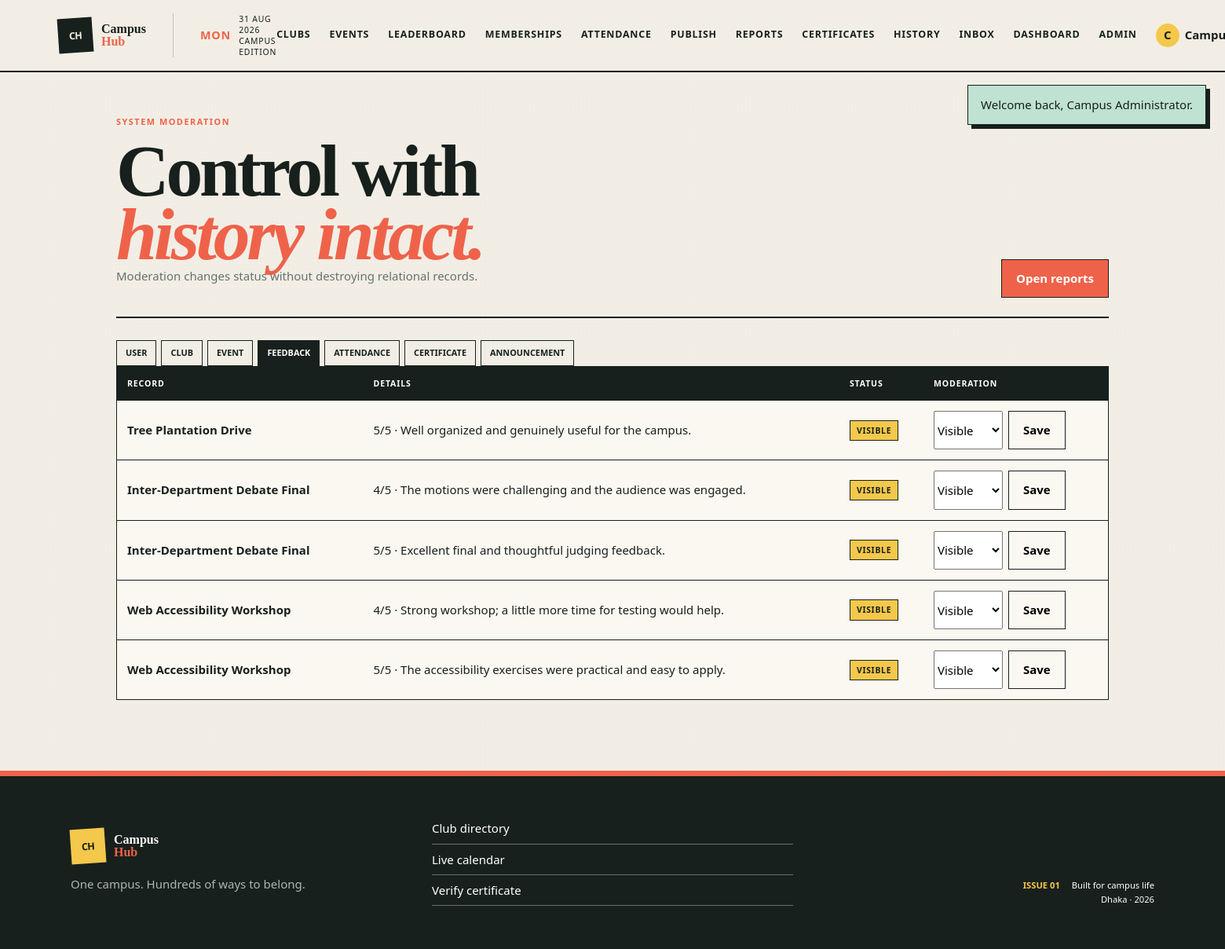
/admin.php?section=feedback (signed in), run on the app's committed database.
### tables this page shows
CREATE TABLE feedback (
  feedback_id BIGINT UNSIGNED AUTO_INCREMENT PRIMARY KEY,
  registration_id BIGINT UNSIGNED NOT NULL UNIQUE,
  rating TINYINT UNSIGNED NOT NULL,
  review_text TEXT NULL,
  submitted_at TIMESTAMP NOT NULL DEFAULT CURRENT_TIMESTAMP,
  status ENUM('Visible','Hidden','Reported') NOT NULL DEFAULT 'Visible',
  CONSTRAINT fk_feedback_registration FOREIGN KEY (registration_id) REFERENCES event_registration(registration_id) ON DELETE CASCADE,
  CONSTRAINT chk_feedback_rating CHECK (rating BETWEEN 1 AND 5)
);

CREATE TABLE events (
  event_id BIGINT UNSIGNED AUTO_INCREMENT PRIMARY KEY,
  club_id BIGINT UNSIGNED NOT NULL,
  created_by_user_id BIGINT UNSIGNED NOT NULL,
  title VARCHAR(180) NOT NULL,
  description TEXT NOT NULL,
  event_category VARCHAR(80) NOT NULL,
  event_date DATE NOT NULL,
  start_time TIME NOT NULL,
  end_time TIME NULL,
  venue VARCHAR(180) NOT NULL,
  maximum_participants INT UNSIGNED NOT NULL,
  registration_deadline DATE NULL,
  poster VARCHAR(255) NULL,
  status ENUM('Draft','Upcoming','Ongoing','Completed','Cancelled') NOT NULL DEFAULT 'Draft',
  created_at TIMESTAMP NOT NULL DEFAULT CURRENT_TIMESTAMP,
  updated_at TIMESTAMP NOT NULL DEFAULT CURRENT_TIMESTAMP ON UPDATE CURRENT_TIMESTAMP,
  CONSTRAINT fk_event_club FOREIGN KEY (club_id) REFERENCES clubs(club_id) ON DELETE CASCADE,
  CONSTRAINT fk_event_creator FOREIGN KEY (created_by_user_id) REFERENCES users(user_id),
  CONSTRAINT chk_event_capacity CHECK (maximum_participants > 0),
  CONSTRAINT chk_event_deadline CHECK (registration_deadline IS NULL OR registration_deadline <= event_date),
  INDEX idx_event_discovery (status, event_date, event_category)
);

### includes/functions.php (called while the page is built, shortened)
<?php
function e(?string $value): string
{
    return htmlspecialchars($value ?? '', ENT_QUOTES, 'UTF-8');
}
function app_base_url(): string
{
    static $baseUrl = null;
    if ($baseUrl !== null) {
        return $baseUrl;
    }
    $scriptName = str_replace('\\', '/', $_SERVER['SCRIPT_NAME'] ?? '');
    foreach (['/diha/', '/faisal/', '/rifat/', '/mixed/'] as $folder) {
        $position = strpos($scriptName, $folder);
    }
    $baseUrl = rtrim(str_replace('\\', '/', dirname($scriptName)), '/.');
    return $baseUrl;
}
function app_url(string $path = ''): string
{
    $baseUrl = app_base_url();
    $cleanPath = ltrim($path, '/');
    return $cleanPath === '' ? ($baseUrl ?: '/') . '/' : $baseUrl . '/' . $cleanPath;
}

### config/database.php (called while the page is built, shortened)
<?php
function db(): PDO
{
    static $pdo = null;
    if ($pdo instanceof PDO) {
        return $pdo;
    }
    $dsn = sprintf('mysql:host=%s;port=%s;dbname=%s;charset=utf8mb4', DB_HOST, DB_PORT, DB_NAME);
    try {
        $pdo = new PDO($dsn, DB_USER, DB_PASS, [
            PDO::ATTR_ERRMODE => PDO::ERRMODE_EXCEPTION,
            PDO::ATTR_DEFAULT_FETCH_MODE => PDO::FETCH_ASSOC,
            PDO::ATTR_EMULATE_PREPARES => false,
        ]);
    } catch (PDOException $exception) {
        http_response_code(500);
        exit('Database connection failed. Start MySQL, import mixed/database/schema.sql and mixed/database/seed.sql in phpMyAdmin, then check mixed/config/database.php.');
    }
    return $pdo;
}

### admin.php (the view, shortened to what this page needs)
<?php
$section = $_GET['section'] ?? 'user';
$sections = ['user', 'club', 'event', 'feedback', 'attendance', 'certificate', 'announcement'];
$queries = [
    'user' => "SELECT user_id AS id, full_name AS name, email AS detail, status FROM users ORDER BY created_at DESC",
    'club' => "SELECT club_id AS id, club_name AS name, category AS detail, status FROM clubs ORDER BY created_at DESC",
    'event' => "SELECT event_id AS id, title AS name, event_date AS detail, status FROM events ORDER BY event_date DESC",
    'feedback' => "SELECT f.feedback_id AS id, e.title AS name, CONCAT(f.rating, '/5 · ', COALESCE(f.review_text, 'No review')) AS detail, f.status FROM feedback f JOIN event_registration er ON er.registration_id=f.registration_id JOIN events e ON e.event_id=er.event_id ORDER BY f.submitted_at DESC",
    'attendance' => "SELECT a.attendance_id AS id, u.full_name AS name, e.title AS detail, a.attendance_status AS status FROM attendance a JOIN event_registration er ON er.registration_id=a.registration_id JOIN users u ON u.user_id=er.student_user_id JOIN events e ON e.event_id=er.event_id ORDER BY a.marked_at DESC",
    'certificate' => "SELECT certificate_id AS id, certificate_number AS name, issue_date AS detail, status FROM certificate ORDER BY issue_date DESC",
    'announcement' => "SELECT announcement_id AS id, title AS name, announcement_type AS detail, status FROM announcement ORDER BY published_at DESC",
];
$items = db()->query($queries[$section])->fetchAll();
$statusChoices = [
    'user' => ['Active', 'Suspended', 'Deactivated'],
    'club' => ['Pending', 'Active', 'Suspended'],
    'event' => ['Upcoming', 'Completed', 'Cancelled'],
    'feedback' => ['Visible', 'Hidden', 'Reported'],
    'certificate' => ['Active', 'Revoked'],
    'announcement' => ['Active', 'Expired', 'Removed'],
];
require __DIR__ . '/includes/header.php';
?>
<section class="page-shell">
    <div class="page-head">
        <div>
            <span class="eyebrow">SYSTEM MODERATION</span>
            <h2>Control with<br><span class="accent-script">history intact.</span></h2>
            <p>Moderation changes status without destroying relational records.</p>
        </div>
        <a class="button button-primary" href="<?= e(app_url('faisal/reports.php')) ?>">Open reports</a>
    </div>
    <nav class="filter-chips" aria-label="Administration sections">
        <?php foreach ($sections as $name): ?>
            <a class="filter-chip <?= $section === $name ? 'active' : '' ?>" href="<?= e(app_url('mixed/admin.php')) ?>?section=<?= e($name) ?>"><?= e(ucfirst($name)) ?></a>
        <?php endforeach; ?>
    </nav>
    <div class="table-wrap">
        <table class="data-table">
            <thead><tr><th>Record</th><th>Details</th><th>Status</th><th>Moderation</th></tr></thead>
            <tbody>
                <?php foreach ($items as $item): ?>
                    <tr>
                        <td><strong><?= e((string) $item['name']) ?></strong></td>
                        <td><?= e((string) $item['detail']) ?></td>
                        <td><span class="badge"><?= e((string) $item['status']) ?></span></td>
                        <td>
                            <?php if (isset($statusChoices[$section])): ?>
                                <form class="actions" method="post" data-ajax="<?= e(app_url('mixed/api/moderation.php')) ?>">
                                    <select name="status">
                                        <?php foreach ($statusChoices[$section] as $status): ?>
                                            <option <?= $status === $item['status'] ? 'selected' : '' ?>><?= e($status) ?></option>
                                        <?php endforeach; ?>
                                    </select>
                                    <button class="button button-quiet">Save</button>
                                </form>
                            <?php else: ?>
                                <a class="text-link" href="<?= e(app_url('rifat/attendance.php')) ?>">Manage attendance</a>
                            <?php endif; ?>
                        </td>
                    </tr>
                <?php endforeach; ?>
            </tbody>
        </table>
    </div>
</section>
<?php require __DIR__ . '/includes/footer.php'; ?>

### assets/style.css (style rules this page uses)
:root { --paper:#f2eee5;--cream:#fbf8f1;--ink:#17201c;--muted:#66716b;--line:#bfc4bd;--coral:#ef624a;--sun:#f4c84b;--green:#27745a;--blue:#6a8fb8;--white:#fff;--shadow:0 18px 48px rgba(23,32,28,.12) }
* { box-sizing:border-box }
html { scroll-behavior:smooth }
body { margin:0;background:var(--paper);background-image:radial-gradient(rgba(23,32,28,.035) .7px,transparent .7px);background-size:5px 5px;color:var(--ink);font:15px/1.55 "Segoe UI",Arial,sans-serif }
h1,h2,h3 { font-family:Georgia,"Times New Roman",serif;line-height:1.02;letter-spacing:-.045em;margin:0 }
p { margin:0 0 1rem }
a { color:inherit;text-decoration:none }
button,input,select,textarea { font:inherit }
.button { border:0;padding:12px 18px;display:inline-flex;align-items:center;justify-content:center;font-weight:800;cursor:pointer;transition:transform .18s,box-shadow .18s }
.button-coral,.button-primary { background:var(--coral);color:white;border:1px solid var(--ink) }
.button-quiet { background:transparent;border:1px solid var(--ink) }
.page-shell { max-width:1320px;margin:auto;padding:55px 28px 90px }
.page-head { display:flex;justify-content:space-between;align-items:end;border-bottom:2px solid var(--ink);padding-bottom:24px;margin-bottom:28px }
.page-head h2 { font-size:clamp(3rem,6vw,6.6rem);line-height:.87 }
.page-head h2 .accent-script { color:var(--coral);font-style:italic }
.page-head p { color:var(--muted);max-width:600px }
.eyebrow { font-size:.68rem;font-weight:800;letter-spacing:.14em;color:var(--coral);display:block;margin-bottom:13px }
.card-tag,.badge { display:inline-block;padding:4px 8px;background:var(--sun);border:1px solid var(--ink);font-size:.65rem;font-weight:800;text-transform:uppercase;letter-spacing:.07em }
.filter-chips { display:flex;gap:6px;overflow-x:auto }
.filter-chip,.view-toggle button { border:1px solid var(--ink);background:transparent;padding:7px 11px;font-size:.68rem;font-weight:800;text-transform:uppercase;cursor:pointer }
.filter-chip.active,.filter-chip:hover,.view-toggle button.active { background:var(--ink);color:white }
.data-table { width:100%;border-collapse:collapse;background:var(--cream);border:1px solid var(--ink) }
.data-table th,.data-table td { text-align:left;padding:13px;border-bottom:1px solid var(--ink) }
.data-table th { background:var(--ink);color:white;font-size:.66rem;text-transform:uppercase;letter-spacing:.08em }
.actions { display:flex;gap:7px;flex-wrap:wrap }
.table-wrap { overflow-x:auto }

### data on the page
feedback: events.title "Tree Plantation Drive", detail "5/5 · Well organized and genuinely useful for the campus.", status "VISIBLE"
feedback: events.title "Inter-Department Debate Final", detail "4/5 · The motions were challenging and the audience was engaged.", status "VISIBLE"
feedback: events.title "Inter-Department Debate Final", detail "5/5 · Excellent final and thoughtful judging feedback.", status "VISIBLE"
feedback: events.title "Web Accessibility Workshop", detail "4/5 · Strong workshop; a little more time for testing would help.", status "VISIBLE"
feedback: events.title "Web Accessibility Workshop", detail "5/5 · The accessibility exercises were practical and easy to apply.", status "VISIBLE"

### other printed values
substr($currentUser['full_name'], 0, 1) "C"
$message['message'] "Welcome back, Campus Administrator."
$name "USER"
$name "CLUB"
$name "EVENT"
$name "FEEDBACK"
$name "ATTENDANCE"
$name "CERTIFICATE"
$name "ANNOUNCEMENT"
form field status "Visible"
